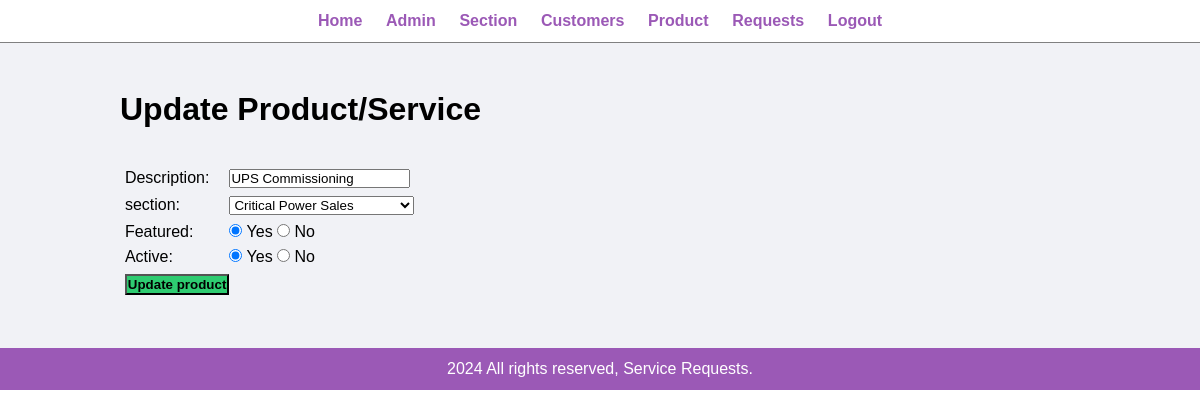
Page /admin/update-product.php?id=9 (signed in) on the committed database.
### tables this page shows
CREATE TABLE `tbl_product` (
  `id` int(10) UNSIGNED NOT NULL,
  `title` varchar(100) NOT NULL,
  `section_id` int(10) UNSIGNED NOT NULL,
  `featured` varchar(10) NOT NULL,
  `active` varchar(10) NOT NULL
);

CREATE TABLE `tbl_section` (
  `id` int(10) UNSIGNED NOT NULL,
  `title` varchar(100) NOT NULL,
  `image_name` varchar(255) NOT NULL,
  `featured` varchar(10) NOT NULL,
  `active` varchar(10) NOT NULL
);

### admin/update-product.php (the view, shortened to what this page needs)
<?php include('partials/menu.php'); ?>
<?php
    if(isset($_GET['id']))
    {
        $id = $_GET['id'];
        $sql2 = "SELECT * FROM tbl_product WHERE id=$id";
        $res2 = mysqli_query($conn, $sql2);
        $row2 = mysqli_fetch_assoc($res2);
        $title = $row2['title'];
        $current_section = $row2['section_id'];
        $featured = $row2['featured'];
        $active = $row2['active'];
    }
    else
    {
        header('location:'.SITEURL.'admin/manage-product.php');
    }
?>
<div class="main-content">
    <div class="wrapper">
        <h1>Update Product/Service</h1>
        <br><br>
        <form action="" method="POST" enctype="multipart/form-data">
        <table class="tbl-30">
            <tr>
                <td>Description: </td>
                <td>
                    <input type="text" name="title" value="<?php echo $title; ?>">
                </td>
            </tr>
            <tr>
                <td>section: </td>
                <td>
                    <select name="section">
                        <?php
                            $sql = "SELECT * FROM tbl_section WHERE active='Yes'";
                            $res = mysqli_query($conn, $sql);
                            $count = mysqli_num_rows($res);
                            if($count>0)
                            {
                                while($row=mysqli_fetch_assoc($res))
                                {
                                    $section_title = $row['title'];
                                    $section_id = $row['id'];
                                    ?>
                                    <option <?php if($current_section==$section_id){echo "selected";} ?> value="<?php echo $section_id; ?>"><?php echo $section_title; ?></option>
                                    <?php
                                }
                            }
                            else
                            {
                                echo "<option value='0'>section Not Available.</option>";
                            }
                        ?>
                    </select>
                </td>
            </tr>
            <tr>
                <td>Featured: </td>
                <td>
                    <input <?php if($featured=="Yes") {echo "checked";} ?> type="radio" name="featured" value="Yes"> Yes
                    <input <?php if($featured=="No") {echo "checked";} ?> type="radio" name="featured" value="No"> No
                </td>
            </tr>
            <tr>
                <td>Active: </td>
                <td>
                    <input <?php if($active=="Yes") {echo "checked";} ?> type="radio" name="active" value="Yes"> Yes
                    <input <?php if($active=="No") {echo "checked";} ?> type="radio" name="active" value="No"> No
                </td>
            </tr>
            <tr>
                <td>
                    <input type="submit" name="submit" value="Update product" class="btn-secondary">
                </td>
            </tr>
        </table>
        </form>
    </div>
</div>
<?php include('partials/footer.php'); ?>

### css/admin.css (style rules this page uses)
* { margin: 0; padding: 0; font-family: Arial, Helvetica, sans-serif; }
.wrapper { padding: 1%; width: 80%; margin: 0 auto; }
.tbl-30 { width: 30%; }
table tr td { padding: 1%; }
.btn-secondary { background-color: #2ecc71; padding: 1%; color: black; text-decoration: none; font-weight: bold; }
.main-content { background-color: #f1f2f6; padding: 3% 0; }

### rows in the picture
tbl_product: title "UPS Commissioning", section "Critical Power Sales", featured "☑", active "☑"
